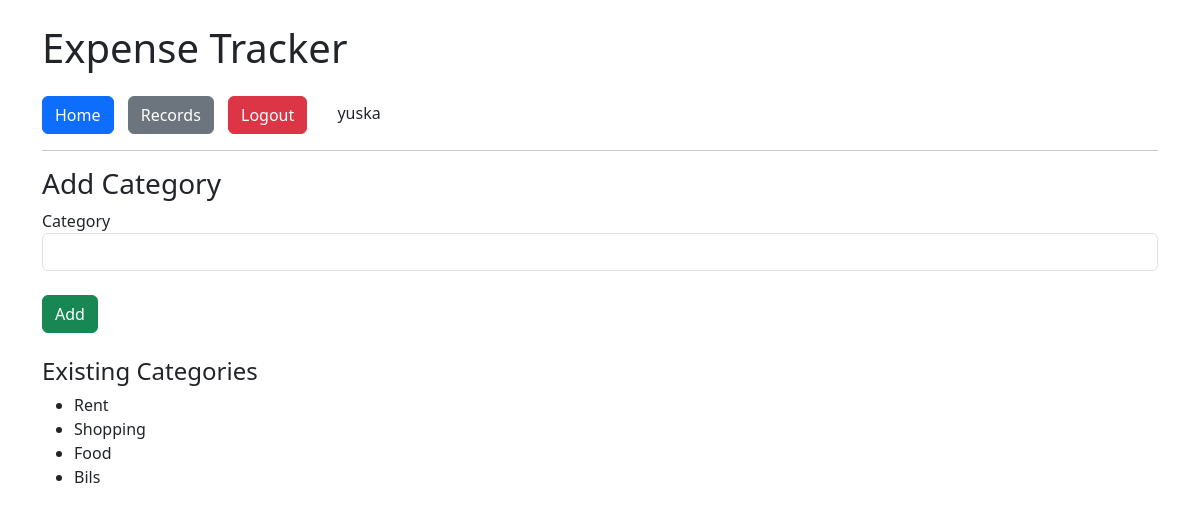
Page /categories/ (signed in) on the committed database.
### models/models.py (models this page shows, shortened)
class User(db.Model, UserMixin):
    id = db.Column(db.Integer, primary_key=True)
    username = db.Column(db.String(50), unique=True, nullable=False)
    password = db.Column(db.String(200), nullable=False)
    records = db.relationship("Record", backref="user", lazy=True)
    categories = db.relationship("Category", backref="user", lazy=True)

class Category(db.Model):
    id = db.Column(db.Integer, primary_key=True)
    name = db.Column(db.String(50), nullable=False)
    user_id = db.Column(db.Integer, db.ForeignKey("user.id"), nullable=False)

### routes/categories.py (the view, shortened to what this page needs)
@categories_bp.route("/", methods=["GET", "POST"])
@login_required
def add_category():
    categories = Category.query.filter_by(user_id=current_user.id).all()
    return render_template("add_category.html", categories=categories)

### app.py (called while the page is built)
def create_app():
    app = Flask(__name__)
    app_env = os.environ.get("APP_ENV", "development").lower()
    if app_env == "production":
        app.config.from_object(ProdConfig)
    else:
        app.config.from_object(DevConfig)
    db.init_app(app)
    from routes.auth import auth_bp
    from routes.home import home_bp
    from routes.records import records_bp
    from routes.categories import categories_bp
    app.register_blueprint(auth_bp)
    app.register_blueprint(home_bp)
    app.register_blueprint(records_bp)
    app.register_blueprint(categories_bp)
    login_manager = LoginManager()
    login_manager.init_app(app)
    login_manager.login_view = "auth.login"
    @login_manager.user_loader
    def load_user(user_id):
        return User.query.get(int(user_id))
    return app

### templates/add_category.html
{% extends "base.html" %}
{% block content %}
<h3>Add Category</h3>
<form method="POST">
  <label>Category</label>
  <input type="text" name="category" class="form-control" required>
  <br>
  <button type="submit" class="btn btn-success">Add</button>
</form>
<h4 class="mt-4">Existing Categories</h4>
<ul>
  {% for cat in categories %}
    <li>{{ cat.name }}</li>
  {% endfor %}
</ul>
{% endblock %}

### templates/base.html (shortened to what this page needs)
<!DOCTYPE html>
<html>
<head>
	<link rel="stylesheet" href="{{ url_for('static', filename='css/style.css') }}">
	<link rel="stylesheet" href="https://cdn.jsdelivr.net/npm/bootstrap@5.3.0/dist/css/bootstrap.min.css">
</head>
<body class="container mt-4">
	<h1 class="mb-4">Expense Tracker</h1>
	<nav>
		<a href="{{ url_for('home.index') }}" class="btn btn-primary">Home</a>
		<a href="{{ url_for('records.list_records') }}" class="btn btn-secondary">Records</a>
		{% if current_user.is_authenticated %}
        <a href="{{ url_for('auth.logout') }}" class="btn btn-danger">Logout</a>
        <span class="ms-3">{{ current_user.username }}</span>
    	{% else %}
        <a href="{{ url_for('auth.login') }}" class="btn btn-success">Login</a>
        <a href="{{ url_for('auth.register') }}" class="btn btn-info">Register</a>
    {% endif %}
	</nav>
	<hr>
	{% block content %}{% endblock %}
</body>
</html>

### static/css/style.css (style rules this page uses)
body { background-color: #f8f9fa; font-family: Arial, sans-serif; }
h1, h3 { color: #333; }
nav a { margin-right: 10px; }

### rows in the picture
User: username "yuska"
Category: name "Rent"
Category: name "Shopping"
Category: name "Food"
Category: name "Bils"
